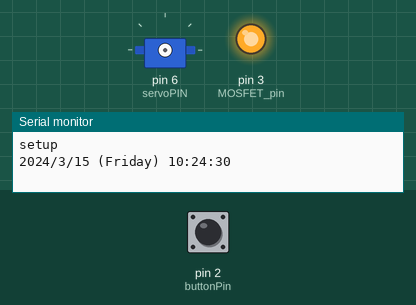
A sketch run on a simulated Arduino Uno, built with avr-gcc and run on an emulated ATmega328P. Shown: servo, output pins drawn as LEDs (lit = HIGH), the last lines printed to the serial monitor. The inputs (shaded band) are chosen by the test bench; at power-on: pin 2 (buttonPin) LOW. The local clock reads 2024-03-15 10:24:30 at power-on unless the sketch sets it.

Above: at 0.11 s.
At 6.2 s:
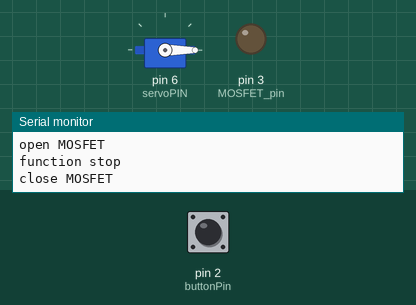
6.3 s: pin 2 (buttonPin) pulled HIGH for 0.15 s
At 7.9 s:
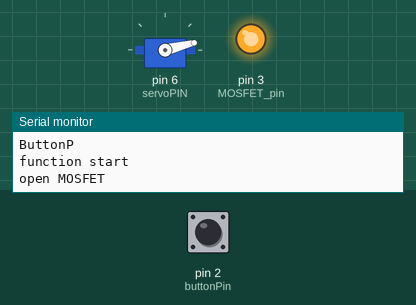
9.3 s: pin 2 (buttonPin) pulled HIGH for 3.2 s
Timing chart, 0 to 17.6 s (numbered marks = the images above; inputs shaded):
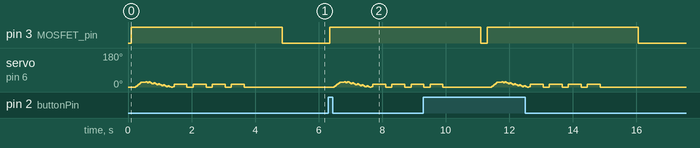

The sketch:

cat-feed-2.ino
```cpp
#include <Servo.h>
#include <Wire.h>
#include "RTClib.h"

RTC_DS3231 rtc;

//test
char daysOfTheWeek[7][12] = {"Sunday", "Monday", "Tuesday", "Wednesday", "Thursday", "Friday", "Saturday"};

Servo servo1;         //объект сервопривод

const uint8_t servoPIN = 6;     //контакт сервопривода
const uint8_t MOSFET_pin = 3;   // пин мосфета
const int buttonPin = 2;     // номер входа, подключенный к кнопке

//интервал проверки времени
//30*60*1000
uint32_t period_timing = 30*60*1000;

// время между открытиями в мс = 12ч*60мин*60сек*1000
//2*60*60*1000
uint32_t period_time = 7200000;

// переменная таймера, максимально большой целочисленный тип (он же uint32_t)
uint32_t my_timer;

uint32_t my_timing; // Пауза

uint32_t previousMillis = 0;
int val = 0;


const uint8_t Y0=0; //угол сервы в закрытом положении
const uint32_t Y1=27; //угол сервы в открытом положении
const uint32_t t=50; //приостановка в промежуточных положениях при открытии, мс (режим тряски)

uint32_t hourNow;

void setup() {
  Serial.begin(9600); //test последовательный порт для отображения данных
  delay(100); // wait for console opening

  if (! rtc.begin()) {
    Serial.println("Couldn't find RTC");
    while (1);
  }
  if (rtc.lostPower()) {
    Serial.println("RTC lost power, lets set the time!");
    // following line sets the RTC to the date & time this sketch was compiled
    rtc.adjust(DateTime(F(__DATE__), F(__TIME__)));
    // This line sets the RTC with an explicit date & time, for example to set
    // January 21, 2014 at 3am you would call:
    // rtc.adjust(DateTime(2014, 1, 21, 3, 0, 0));
  }

  pinMode(buttonPin, INPUT);  // инициализируем пин, подключенный к кнопке, как вход

  pinMode(MOSFET_pin, OUTPUT); // пин мосфета как выход

  my_timer = millis();   // "сбросить" таймер
  my_timing = millis();   // "сбросить" таймер
  previousMillis = millis();

  Serial.println("setup");
  DateTime now = rtc.now();

  Serial.print(now.year(), DEC);
  Serial.print('/');
  Serial.print(now.month(), DEC);
  Serial.print('/');
  Serial.print(now.day(), DEC);
  Serial.print(" (");
  Serial.print(daysOfTheWeek[now.dayOfTheWeek()]);
  Serial.print(") ");
  Serial.print(now.hour(), DEC);
  Serial.print(':');
  Serial.print(now.minute(), DEC);
  Serial.print(':');
  Serial.print(now.second(), DEC);
  Serial.println();

  Open();// Открытие крышки
  delay(100);

}

void loop() {
   // Пауза
   //Serial.println("Test");

   if(digitalRead(buttonPin) == HIGH) {
       Serial.println("ButtonP");
       Open();
     }


  if (millis() - my_timing > period_timing){
    my_timing = millis();   // "сбросить" таймер

    DateTime now = rtc.now();
    hourNow = now.hour(), DEC;
    //hourNow = 4;
    Serial.println(hourNow);

    if (hourNow > 6) {

      Serial.println(millis());
      Serial.println(my_timer);
      Serial.println(period_time);

      if (millis() - my_timer > period_time) {

        my_timer = millis();   // "сбросить" таймер
        // набор функций, который хотим выполнить один раз за период

        Open() ;// Открытие крышки
        delay(100);
      }
    }
  }


  delay(100);


} //loop

////////////////////////////////////////////////////////////////////

//Открытие крышки
void Open() {
  Serial.println("function start");

// открыть мосфет
  Serial.println("open MOSFET");
  digitalWrite(MOSFET_pin, 1);    // подаём сигнал на пин мосфета
  delay(100);

  servo1.attach(servoPIN); // подкючаем сервопривод
  int32_t pos; // положение сервы

// цикл плавного открытия
  for(pos = Y0; pos < Y1; pos += 5) // шаг=угол
  {
    servo1.write(pos);       // передвинься на следующую позицию
    delay(40);               // небольшой перерыв чтобы он успел передвинуться
  }
     delay(110);             // небольшой перерыв

//----
// цикл зкрытия с потрясыванием
  for(pos = Y1; pos > Y0; pos -= 5) //шаг=угол
  {
    servo1.write(pos);  // передвинься на следующую позицию
    delay(t);               // небольшой перерыв чтобы он успел передвинуться

    //Serial.println(pos);

    servo1.write(pos-5);  // чуть призакроем
    delay(t);
    servo1.write(pos);  // передвинься на следующую позицию
    delay(t);
  }


//цикл дополнительной тряски в конце
  for(uint32_t i = 0; i <= 3; i += 1) //
  {
    servo1.write(14);     // передвинься на следующую позицию
    delay(400);
    servo1.write(Y0);     // повернись до уровня закрытия
    delay(200);
  }
 //----

  delay(1000); // пауза перед расслаблением

  servo1.detach(); //отключаем сервопривод
  Serial.println("function stop");

// закрыть мосфет
  digitalWrite(MOSFET_pin, 0);    // подаём сигнал на пин мосфета
  Serial.println("close MOSFET");
  delay(100);
}
```
